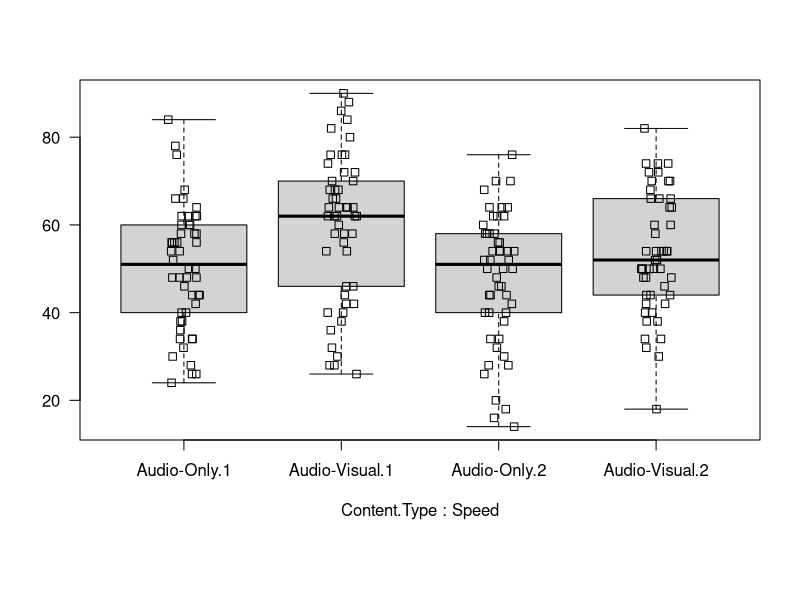
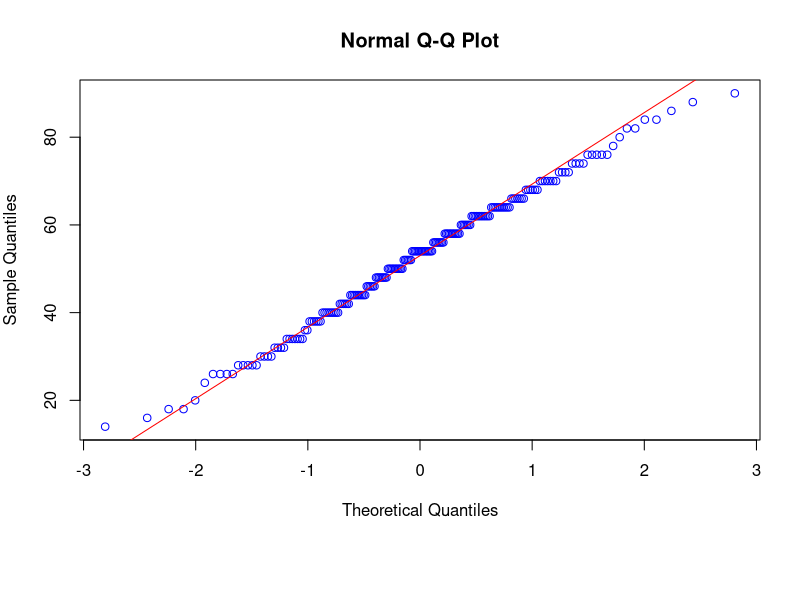
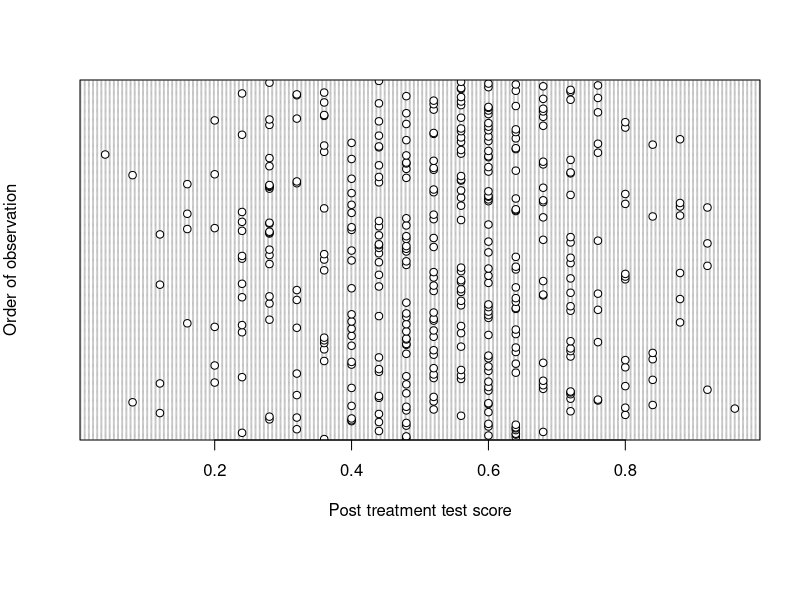

These figures' R source, in order: (Note: this script raises an error after producing the figures.)


library(tidyverse)

data <- read.csv("Ex2 Data.csv")

mod_data <- data %>% 
  select(Participant.ID, Condition, Speed, 
         Content.Type, Appraisals.Accuracy, 
         Roman.Empire.Accuracy, Avg.Accuracy) %>%
  mutate(Avg.Accuracy = Avg.Accuracy*100,
         Appraisals.Accuracy = Appraisals.Accuracy*100,
         Roman.Empire.Accuracy = Roman.Empire.Accuracy*100)

output_data <- read.csv("Ex2 Output.csv")

mod_output_data <- output_data %>% 
  group_by(Participant.ID) %>% 
  mutate(Accuracy = mean(Accuracy)*100) %>%  
  distinct(Participant.ID, .keep_all = TRUE) %>%  
  ungroup()

mod_output_data$Speed <- factor(mod_output_data$Speed)
mod_output_data$Content.Type <- factor(mod_output_data$Content.Type)
mod_output_data$Condition <- factor(mod_output_data$Condition,
                             labels = c("1x Audio", "2x Audio-Visual", "2x Audio", "1x Audio-Visual"))

par(mar = c(8, 4, 4, 2))  # Increase bottom margin
boxplot(Accuracy ~ Content.Type * Speed, data = mod_output_data, 
        ylab = "", main = "", las = 1)

stripchart(Accuracy ~ Content.Type * Speed, data = mod_output_data, vertical = TRUE, add = TRUE, method = "jitter")
sort(tapply(mod_output_data$Accuracy, mod_output_data$Condition, sd))
qqnorm(mod_output_data$Accuracy, pty = 4, col ="blue")
qqline(mod_output_data$Accuracy, col = "red")
dotchart(output_data$Accuracy, ylab = "Order of observation", xlab ="Post treatment test score")

mod1 <- aov(Accuracy ~ Speed + Content.Type + Content.Type:Speed, data = mod_output_data)
mod3 <- aov(Accuracy ~ Content.Type * Speed, data = mod_output_data)

model.tables(mod1, type = "effects")
model.tables(mod2, type = "effects")
model.tables(mod3, type = "effects")

summary(mod1)

library(emmeans)
reg.mod <- lm(Accuracy ~ Content.Type * Speed, data = mod_output_data)
summary(reg.mod)


mod1 <- aov(Accuracy ~ Content.Type * Speed, data = mod_output_data)
summary(mod1)


emmeans(reg.mod,~Content.Type * Speed)
emmeans(reg.mod,~Content.Type | Speed)

# Compute estimated marginal means
emm <- emmeans(reg.mod, ~ Content.Type * Speed)

# Contrast: Comparing Speed 1 vs Speed 2 across both Content Types
contrast(emm, list(Speed_Effect = c(-1, -1, 1, 1)))

contrast(emm, "pairwise", by = "Content.Type")
emm <- emmeans(model_reg, ~ Speed * Content.Type)

contrast(emm, interaction = "pairwise")



t <-contrast(emm, list(ContentType_Effect = c(1, -1, 1, -1)/2), by = NULL, side ="<")



mod_output_data <- mod_output_data %>% select(Participant.ID, Condition, Speed, Content.Type, Accuracy)
write.csv(mod_output_data, file ="Exp2DataPlayback.csv", row.names = F)
